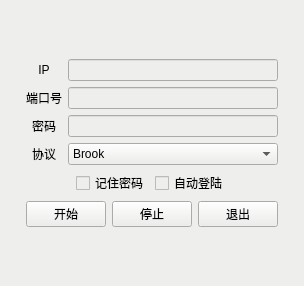
<?xml version="1.0" encoding="UTF-8"?>
<ui version="4.0">
 <class>Widget</class>
 <widget class="QWidget" name="Widget">
  <property name="windowModality">
   <enum>Qt::WindowModal</enum>
  </property>
  <property name="enabled">
   <bool>true</bool>
  </property>
  <property name="geometry">
   <rect>
    <x>0</x>
    <y>0</y>
    <width>304</width>
    <height>286</height>
   </rect>
  </property>
  <property name="minimumSize">
   <size>
    <width>304</width>
    <height>286</height>
   </size>
  </property>
  <property name="maximumSize">
   <size>
    <width>304</width>
    <height>286</height>
   </size>
  </property>
  <property name="contextMenuPolicy">
   <enum>Qt::CustomContextMenu</enum>
  </property>
  <property name="acceptDrops">
   <bool>true</bool>
  </property>
  <property name="windowTitle">
   <string>Brook</string>
  </property>
  <property name="windowIcon">
   <iconset>
    <normaloff>favicon.ico</normaloff>favicon.ico</iconset>
  </property>
  <property name="autoFillBackground">
   <bool>false</bool>
  </property>
  <property name="styleSheet">
   <string notr="true">background-color: rgb(238, 238, 236);</string>
  </property>
  <layout class="QVBoxLayout" name="verticalLayout_3">
   <property name="sizeConstraint">
    <enum>QLayout::SetDefaultConstraint</enum>
   </property>
   <item>
    <layout class="QVBoxLayout" name="verticalLayout_2">
     <item>
      <spacer name="verticalSpacer">
       <property name="orientation">
        <enum>Qt::Vertical</enum>
       </property>
       <property name="sizeHint" stdset="0">
        <size>
         <width>20</width>
         <height>40</height>
        </size>
       </property>
      </spacer>
     </item>
     <item>
      <layout class="QHBoxLayout" name="horizontalLayout_3">
       <item>
        <spacer name="horizontalSpacer">
         <property name="orientation">
          <enum>Qt::Horizontal</enum>
         </property>
         <property name="sizeHint" stdset="0">
          <size>
           <width>40</width>
           <height>20</height>
          </size>
         </property>
        </spacer>
       </item>
       <item>
        <layout class="QVBoxLayout" name="verticalLayout">
         <item>
          <layout class="QGridLayout" name="gridLayout">
           <item row="0" column="0">
            <widget class="QLabel" name="IP_label">
             <property name="text">
              <string>IP</string>
             </property>
             <property name="alignment">
              <set>Qt::AlignCenter</set>
             </property>
            </widget>
           </item>
           <item row="0" column="1">
            <widget class="QLineEdit" name="IP">
             <property name="alignment">
              <set>Qt::AlignCenter</set>
             </property>
            </widget>
           </item>
           <item row="1" column="0">
            <widget class="QLabel" name="Port_label">
             <property name="text">
              <string>端口号</string>
             </property>
             <property name="alignment">
              <set>Qt::AlignCenter</set>
             </property>
            </widget>
           </item>
           <item row="1" column="1">
            <widget class="QLineEdit" name="Port">
             <property name="alignment">
              <set>Qt::AlignCenter</set>
             </property>
            </widget>
           </item>
           <item row="2" column="0">
            <widget class="QLabel" name="Password_label">
             <property name="text">
              <string>密码</string>
             </property>
             <property name="alignment">
              <set>Qt::AlignCenter</set>
             </property>
            </widget>
           </item>
           <item row="2" column="1">
            <widget class="QLineEdit" name="PassWord">
             <property name="echoMode">
              <enum>QLineEdit::Password</enum>
             </property>
             <property name="alignment">
              <set>Qt::AlignCenter</set>
             </property>
            </widget>
           </item>
           <item row="3" column="0">
            <widget class="QLabel" name="Protocol_label">
             <property name="text">
              <string>协议</string>
             </property>
             <property name="alignment">
              <set>Qt::AlignCenter</set>
             </property>
            </widget>
           </item>
           <item row="3" column="1">
            <widget class="QComboBox" name="comboBox">
             <property name="currentIndex">
              <number>0</number>
             </property>
             <property name="sizeAdjustPolicy">
              <enum>QComboBox::AdjustToContents</enum>
             </property>
             <property name="duplicatesEnabled">
              <bool>true</bool>
             </property>
             <item>
              <property name="text">
               <string>Brook</string>
              </property>
             </item>
             <item>
              <property name="text">
               <string>Shadowsocks</string>
              </property>
             </item>
             <item>
              <property name="text">
               <string>Socks5</string>
              </property>
             </item>
            </widget>
           </item>
          </layout>
         </item>
         <item>
          <layout class="QHBoxLayout" name="horizontalLayout">
           <item>
            <spacer name="horizontalSpacer_3">
             <property name="orientation">
              <enum>Qt::Horizontal</enum>
             </property>
             <property name="sizeHint" stdset="0">
              <size>
               <width>40</width>
               <height>20</height>
              </size>
             </property>
            </spacer>
           </item>
           <item>
            <widget class="QCheckBox" name="remember_pass">
             <property name="text">
              <string>记住密码</string>
             </property>
            </widget>
           </item>
           <item>
            <widget class="QCheckBox" name="auto_login">
             <property name="text">
              <string>自动登陆</string>
             </property>
            </widget>
           </item>
           <item>
            <spacer name="horizontalSpacer_4">
             <property name="orientation">
              <enum>Qt::Horizontal</enum>
             </property>
             <property name="sizeHint" stdset="0">
              <size>
               <width>40</width>
               <height>20</height>
              </size>
             </property>
            </spacer>
           </item>
          </layout>
         </item>
         <item>
          <layout class="QHBoxLayout" name="horizontalLayout_2">
           <item>
            <widget class="QPushButton" name="login">
             <property name="text">
              <string>开始</string>
             </property>
             <property name="checkable">
              <bool>true</bool>
             </property>
             <property name="checked">
              <bool>false</bool>
             </property>
            </widget>
           </item>
           <item>
            <widget class="QPushButton" name="stop">
             <property name="text">
              <string>停止</string>
             </property>
             <property name="checkable">
              <bool>false</bool>
             </property>
            </widget>
           </item>
           <item>
            <widget class="QPushButton" name="exit">
             <property name="text">
              <string>退出</string>
             </property>
            </widget>
           </item>
          </layout>
         </item>
        </layout>
       </item>
       <item>
        <spacer name="horizontalSpacer_2">
         <property name="orientation">
          <enum>Qt::Horizontal</enum>
         </property>
         <property name="sizeHint" stdset="0">
          <size>
           <width>40</width>
           <height>20</height>
          </size>
         </property>
        </spacer>
       </item>
      </layout>
     </item>
     <item>
      <spacer name="verticalSpacer_2">
       <property name="orientation">
        <enum>Qt::Vertical</enum>
       </property>
       <property name="sizeHint" stdset="0">
        <size>
         <width>20</width>
         <height>40</height>
        </size>
       </property>
      </spacer>
     </item>
    </layout>
   </item>
  </layout>
 </widget>
 <layoutdefault spacing="6" margin="11"/>
 <resources/>
 <connections/>
</ui>
